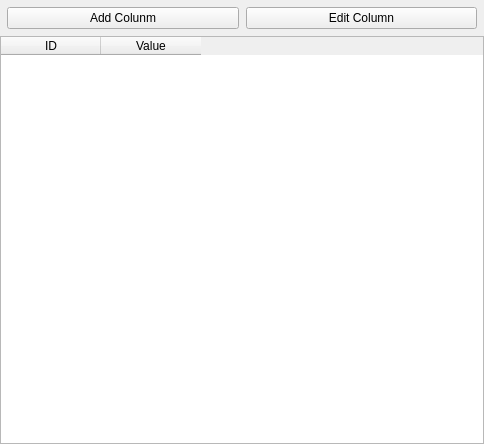
<?xml version="1.0" encoding="UTF-8"?>
<ui version="4.0">
 <class>datasheet_widget</class>
 <widget class="QWidget" name="datasheet_widget">
  <property name="geometry">
   <rect>
    <x>0</x>
    <y>0</y>
    <width>484</width>
    <height>444</height>
   </rect>
  </property>
  <property name="windowTitle">
   <string>Form</string>
  </property>
  <layout class="QGridLayout" name="gridLayout">
   <property name="leftMargin">
    <number>0</number>
   </property>
   <property name="topMargin">
    <number>0</number>
   </property>
   <property name="rightMargin">
    <number>0</number>
   </property>
   <property name="bottomMargin">
    <number>0</number>
   </property>
   <property name="spacing">
    <number>0</number>
   </property>
   <item row="0" column="0">
    <layout class="QVBoxLayout" name="verticalLayout">
     <item>
      <layout class="QHBoxLayout" name="horizontalLayout">
       <property name="spacing">
        <number>7</number>
       </property>
       <property name="leftMargin">
        <number>7</number>
       </property>
       <property name="topMargin">
        <number>7</number>
       </property>
       <property name="rightMargin">
        <number>7</number>
       </property>
       <property name="bottomMargin">
        <number>7</number>
       </property>
       <item>
        <widget class="QPushButton" name="add_col_button">
         <property name="text">
          <string>Add Colunm</string>
         </property>
        </widget>
       </item>
       <item>
        <widget class="QPushButton" name="edit_col_button">
         <property name="text">
          <string>Edit Column</string>
         </property>
        </widget>
       </item>
      </layout>
     </item>
     <item>
      <widget class="QTableWidget" name="data_widget">
       <column>
        <property name="text">
         <string>ID</string>
        </property>
       </column>
       <column>
        <property name="text">
         <string>Value</string>
        </property>
       </column>
      </widget>
     </item>
    </layout>
   </item>
  </layout>
 </widget>
 <resources/>
 <connections/>
</ui>
